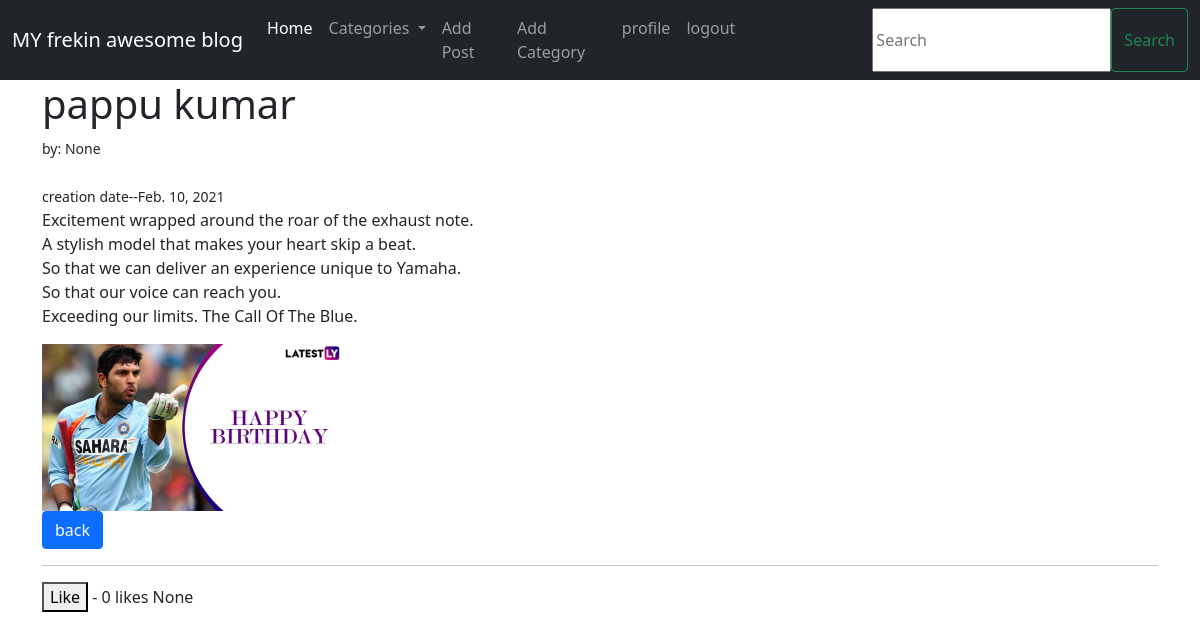
The app's page /article/12/ (signed in) with its own data.
### app/models.py (models this page shows, shortened)
class Post(models.Model):
	title=models.CharField(max_length=255,null=True,blank=True)
	title_tag=models.CharField(max_length=255,default="")
	author=models.ForeignKey(MyUser,on_delete=models.CASCADE,null=True,blank=True)
	bio=models.TextField(null=True,blank=True)
	body=RichTextField(blank=True,null=True)
	post_date=models.DateField(auto_now_add=True)
	category=models.CharField(max_length=255,default='uncategorized')
	likes=models.ManyToManyField(MyUser,related_name='blog_post')
	header_image=models.ImageField(null=True, blank=True, upload_to="images/")

class MyUser(AbstractBaseUser):
	email=models.EmailField(verbose_name='email_address',max_length=255,unique=True)
	first_name=models.CharField(max_length=100,default="none")
	last_name=models.CharField(max_length=100,default="none")
	is_active=models.BooleanField(default=True)
	is_admin=models.BooleanField(default=False)
	objects=MyUserManager()
	USERNAME_FIELD='email'

class UserProfile(models.Model):
	user=models.OneToOneField(MyUser,on_delete=models.CASCADE,null=True,blank=True)
	bio=models.TextField(null=True,blank=True)
	profile_image=models.ImageField(null=True, blank=True, upload_to="images/")

### app/views.py (the view)
# urls.py: path('article/<int:pk>/',ArticleDetailView,name='ac'),
def ArticleDetailView(request,pk):
	object=Post.objects.get(id=pk)
	liked=False
	context={}
	context['post']=object
	total_likes=len(object.likes.all())
	cat_menu=Category.objects.all()
	context["cat_menu"]=cat_menu
	context["total_likes"]=total_likes
	return render(request,'app/article_details.html',context)

### app/models.py (called while the page is built)
	def __str__(self):
		return self.name

### templates/app/article_details.html (shortened to what this page needs)
{%extends 'app/base.html'%}
{% block content %}
<h1>{{post.title}}</h1>
<small> by: {{post.author}}<br/>
	{{post.title_tag}}</br> creation date--{{post.post_date}}
</small></br>
{{ post.body|safe }}
{% if post.header_image %}
<img src="{{post.header_image.url}}
" style="max-width: 300px;">
{%endif%}
<a href="{% url 'home' %}" class="btn btn-primary"> back</a>
<br/>
<hr/>
<form action="{% url 'like_post' post.pk %}" method="POST">
	{% if liked %}
		<button type="submit" name="post_id" value="{{post.id}}" class="btn-btn-danger">unLike</button>
		{%else%}
	<button type="submit" name="post_id" value="{{post.id}}" class="btn-btn-primary">Like</button> -
{%endif%}
	 {{ total_likes }} likes
{{user.userprofile.bio}}
</form>
{%endblock%}

### records on screen
Post: title "pappu kumar", author "None", post_date "Feb. 10, 2021", body "Excitement wrapped around the roar of the exhaust note. A stylish model that makes your heart skip a beat. So that we can deliver an experience unique to Yamaha. So that our voice can reach you. Exceeding our limits. The Call Of The Blue.", header_image (picture)
MyUser: userprofile.bio "None"

### other values on screen
{{ total_likes }} "0"
